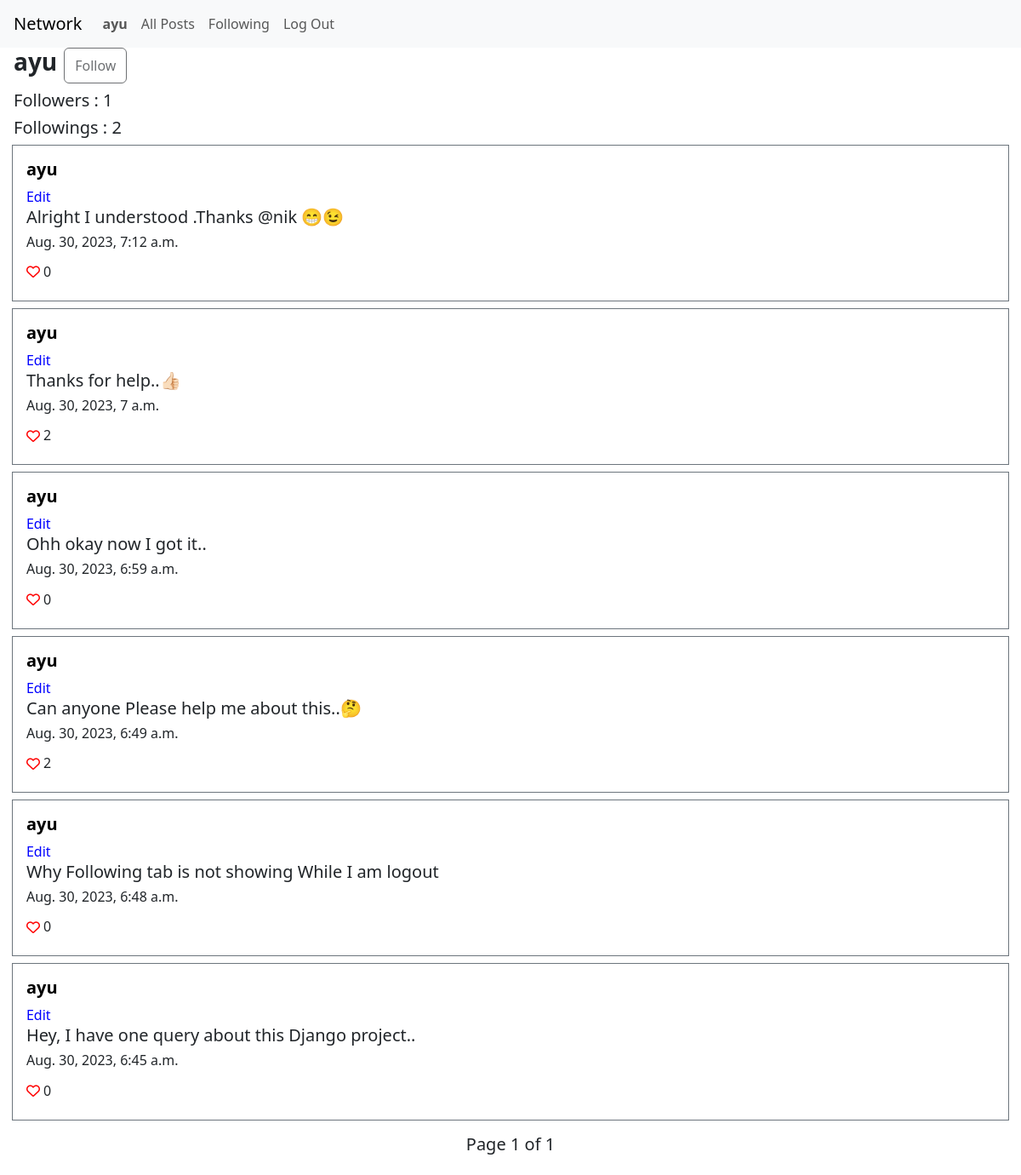
Page /user/ayu (signed in) on the committed database.
### network/models.py (models this page shows, shortened)
class User(AbstractUser):
    posts=models.ManyToManyField(Post, blank=True, related_name="posted_by")
    liked=models.ManyToManyField(Post, blank=True, related_name="liked_by")
    followers=models.ManyToManyField("self", blank=True,symmetrical=False, related_name="follower")
    followings=models.ManyToManyField("self", blank=True,symmetrical=False, related_name="following")

class Post(models.Model):
    user = models.CharField(max_length=50)
    body = models.CharField(max_length=500)
    likes = models.IntegerField(default=0)
    is_liked = models.BooleanField(default=False)
    timestamp = models.DateTimeField(auto_now_add=True)

### network/views.py (the view)
# urls.py: path("user/<str:username>", views.user, name="user"),
def user(request,username):
    user=User.objects.get(username=username)
    followers=user.followers.all()
    posts=user.posts.order_by("-timestamp").all()
    if request.user.is_authenticated:
        for post in posts:
            if post in request.user.liked.all():
                post.is_liked=True
    if request.user in followers:
        msg='Unfollow'
    else:
        msg='Follow'
    paginator = Paginator(posts, 10)
    page_number = request.GET.get("page")
    page_obj = paginator.get_page(page_number)
    return render(request,'network/user.html',{'user':user,'page_obj':page_obj,
            'followers':len(followers),'followings':len(user.followings.all()),
            'flw':msg})

### network/templates/network/user.html (shortened to what this page needs)
{% extends "network/layout.html" %}
{% block body %}
    <div class="d-flex">
        <h3 class="mx-2 bold" id="main-usr">{{user.username}}</h3>
        {% if request.user.is_authenticated and request.user.username != user.username %}
        <button id="{{flw}}" type="button" class="btn {{flw}}" onclick="flw(this.id)">{{flw}}</button>
        {% else %}
        <button type="button" disabled class="btn {{flw}}" >{{flw}}</button>
        {% endif %}
    </div>
    <div class="mx-2 my-2">
        <h5>Followers : <span id="followers">{{followers}}</span> </h5>
        <h5>Followings : {{followings}}</h5>
    </div>
    {% for post in page_obj %}
    <div class="container border border-secondary ml-2 my-2 p-3 ">
        <h5 class="bold"><a class="usr" href="{% url 'user' post.user %}">{{post.user}}</a></h5>
        <div id="edit-sec{{post.id}}">
            {% if request.user.username == post.user %}
            <button class="edit-btn p-0" id="{{post.id}}" onClick="edit(this.id)">Edit</button>
            {% endif %}
            <h5 id="post-body{{post.id}}">{{post.body}}</h5>
        </div>
        <h6>{{post.timestamp}}</h6>
        <div class="d-flex">
            {% if request.user.is_authenticated %}
                {% if post.is_liked %}
                <button id="like{{post.id}}" value="unlike" class="btn m-0 p-0  border-0" onclick="like(this.id,this.value)"><i class="fa-solid fa-heart heart"></i></button>
                {% else %}
                <button id="like{{post.id}}" value="like" class="btn m-0 p-0  border-0" onclick="like(this.id,this.value)"><i class="fa-regular fa-heart heart"></i></button>
                {% endif %}
                <h6 id="likes{{post.id}}" class="mx-1 pt-2">{{post.likes}}</h6>
            {% else %}
            <h5>No. of likes: {{post.likes}} </h5>
            {% endif %}
        </div>
    </div>
    {% empty %}
    <h4 class="my-4 mx-2">Nothing To Show..</h4>
    {% endfor %}
    <nav aria-label="Page navigation example">
        <ul class="pagination justify-content-center">
            <li class="page-item">
                <h5 class="my-2 mx-2">Page {{ page_obj.number }} of {{ page_obj.paginator.num_pages }} </h5>
            </li>
        </ul>
    </nav>
{% endblock %}
{% block script %}
{% load static %}
{% endblock %}

### network/templates/network/layout.html (shortened to what this page needs)
{% load static %}
<!DOCTYPE html>
<html lang="en">
    <head>
        <link href="https://cdn.jsdelivr.net/npm/bootstrap@5.3.1/dist/css/bootstrap.min.css" rel="stylesheet">
        <link href="{% static 'network/styles.css' %}" rel="stylesheet">
    </head>
    <body>
        <nav class="navbar navbar-expand-lg navbar-light bg-light">
            <a class="navbar-brand m-0 px-3" href="#">Network</a>
            <div>
              <ul class="navbar-nav mr-auto">
                {% if user.is_authenticated and request.user.username %}
                    <li class="nav-item">
                        <a class="nav-link" href="#"><strong id="usrname">{{ request.user.username }}</strong></a>
                    </li>
                {% endif %}
                <li class="nav-item">
                  <a class="nav-link" href="{% url 'index' %}">All Posts</a>
                </li>
                {% if user.is_authenticated and request.user.username %}
                    <li class="nav-item">
                        <a class="nav-link" href="{% url 'following' %}">Following</a>
                    </li>
                    <li class="nav-item">
                        <a class="nav-link" href="{% url 'logout' %}">Log Out</a>
                    </li>
                {% endif %}
              </ul>
            </div>
          </nav>
        <div class="body mx-2">
            {% block body %}
            {% endblock %}
        </div>
    </body>
</html>

### network/static/network/styles.css (style rules this page uses)
.bold { font-weight: bold; }
a.usr { color: black; text-decoration: none; }
.container { max-width: 99%; width: 1500px; }
.edit-btn { background-color: white; border: none; color: blue; }
.Follow { background-color: #007bff; color: white; }
.heart,.heart:hover { color: red; }

### rows in the picture
User: user.username "ayu", username "ayu"
Post: user "ayu", body "Alright I understood .Thanks @nik 😁😉", timestamp "Aug. 30, 2023, 7:12 a.m.", likes "0"
Post: user "ayu", body "Thanks for help..👍🏻", timestamp "Aug. 30, 2023, 7 a.m.", likes "2"
Post: user "ayu", body "Ohh okay now I got it..", timestamp "Aug. 30, 2023, 6:59 a.m.", likes "0"
Post: user "ayu", body "Can anyone Please help me about this..🤔", timestamp "Aug. 30, 2023, 6:49 a.m.", likes "2"
Post: user "ayu", body "Why Following tab is not showing While I am logout", timestamp "Aug. 30, 2023, 6:48 a.m.", likes "0"
Post: user "ayu", body "Hey, I have one query about this Django project..", timestamp "Aug. 30, 2023, 6:45 a.m.", likes "0"

### other values in the picture
{{ flw }} "Follow"
{{ followers }} "1"
{{ followings }} "2"
{{ page_obj.number }} "1"
{{ page_obj.paginator.num_pages }} "1"
